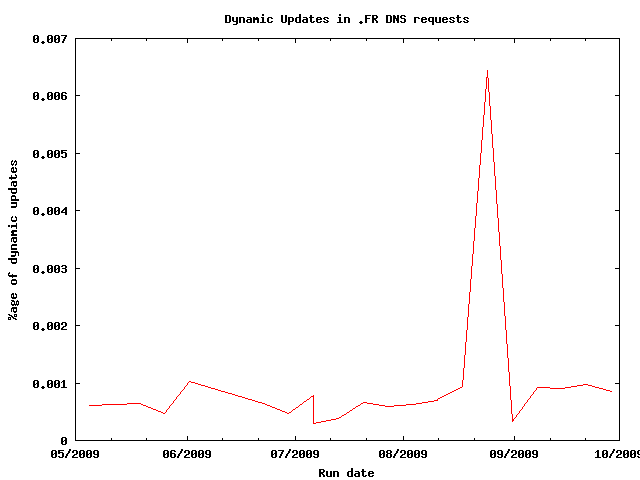

Write gnuplot code to recreate this figure.
set terminal png
set xdata time
set timefmt "%d/%m/%Y"
set format x "%m/%Y"
set xlabel "Run date"
set ylabel "%age of dynamic updates"
set yrange [0:]
set key off
set title "Dynamic Updates in .FR DNS requests"
set style line 1 linewidth 100
plot "updates.dat" using 1:2 title "DU" with lines
